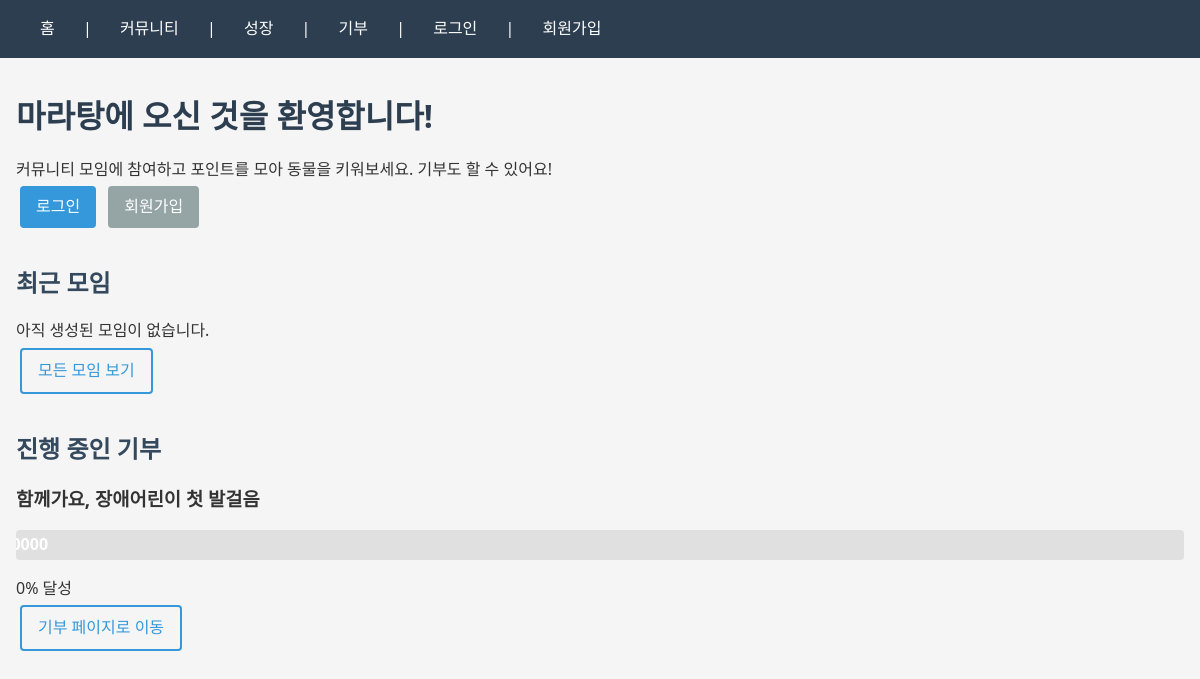
Before: / with the older database file.
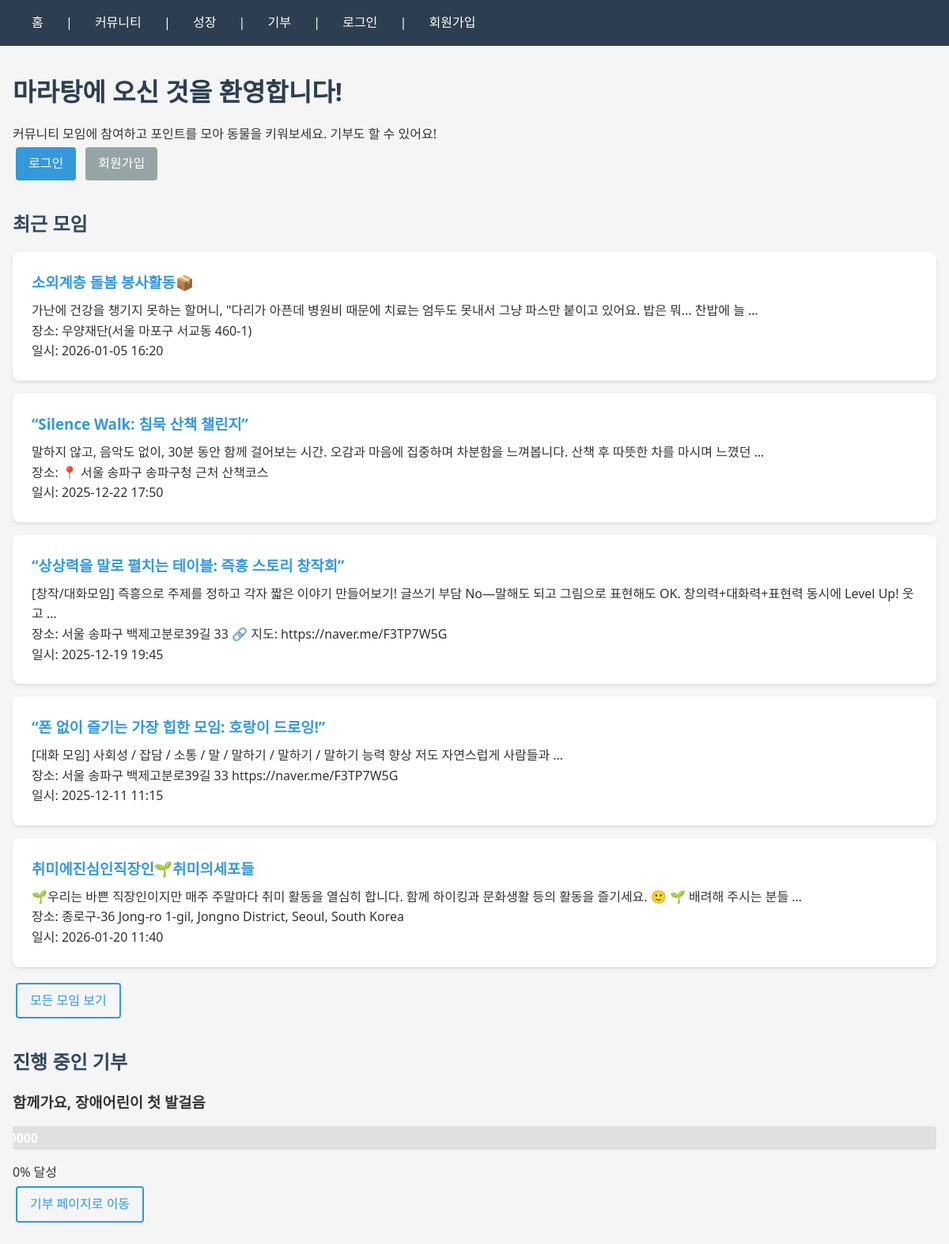
After: the same page with the newer database file.
### donation/models.py (models this page shows, shortened)
class DonationPool(models.Model):
    STATUS_CHOICES = [
        ('open', '진행 중'),
        ('completed', '완료'),
    ]
    pool_id = models.AutoField(primary_key=True)
    title = models.CharField(max_length=200, help_text="예: '유기동물 보호소 간식 기부'")
    sponsor = models.CharField(max_length=200, null=True, blank=True, help_text="후원사 이름")
    description = models.TextField(null=True, blank=True, help_text="캠페인 상세 설명")
    start_date = models.DateField(null=True, blank=True, help_text="기부 시작일")
    end_date = models.DateField(null=True, blank=True, help_text="기부 종료일")
    current_points = models.IntegerField(
        default=0,
        help_text="해당 캠페인에 누적된 전체 기부 포인트 합계"
    )
    goal_points = models.IntegerField(help_text="캠페인 목표 포인트")
    status = models.CharField(max_length=20, choices=STATUS_CHOICES, default='open')
    created_at = models.DateTimeField(auto_now_add=True)
    completed_at = models.DateTimeField(null=True, blank=True)
    class Meta:
        db_table = 'donation_pool'
        ordering = ['-created_at']
    def get_progress_percentage(self):
        if self.goal_points == 0:
            return 0
        return min(100, int((self.current_points / self.goal_points) * 100))

### community/models.py (models this page shows, shortened)
class CommunityMeeting(models.Model):
    meeting_id = models.AutoField(primary_key=True)
    host_id = models.ForeignKey(User, on_delete=models.CASCADE, related_name='hosted_meetings', db_column='host_id')
    title = models.CharField(max_length=200)
    description = models.TextField()
    location_name = models.CharField(max_length=200)
    location_coords = models.CharField(max_length=100, help_text="Latitude,Longitude 형식")
    meeting_date = models.DateTimeField()
    capacity = models.IntegerField(default=10)
    created_at = models.DateTimeField(auto_now_add=True)
    class Meta:
        db_table = 'community_meeting'
        ordering = ['-created_at']

### main/views.py (the view)
# urls.py: path('', views.main, name='main'),
def main(request):
    recent_meetings = []
    try:
        recent_meetings = CommunityMeeting.objects.all().order_by('-created_at')[:5]
    except Exception:
        pass
    active_pool = None
    try:
        active_pool = DonationPool.objects.filter(status='open').order_by('-created_at').first()
    except Exception:
        pass
    user_pet = None
    if request.user.is_authenticated:
        try:
            user_pet = UserPet.objects.get(user_id=request.user)
        except (UserPet.DoesNotExist, Exception):
            pass
    context = {
        'recent_meetings': recent_meetings,
        'active_pool': active_pool,
        'user_pet': user_pet,
    }
    return render(request, 'main.html', context)

### main/templates/main.html (shortened to what this page needs)
{% extends 'base.html' %}
{% block content %}
<div class="container">
    <h1>마라탕에 오신 것을 환영합니다!</h1>
    {% if user.is_authenticated %}
        <div class="welcome-section">
            <h2>안녕하세요, {{ user.username }}님!</h2>
            {% if user_pet %}
                <p>현재 레벨: {{ user_pet.current_level }} | XP: {{ user_pet.current_xp }}</p>
            {% endif %}
            <p>보유 포인트: {{ user.total_points }}P</p>
        </div>
    {% else %}
        <div class="welcome-section">
            <p>커뮤니티 모임에 참여하고 포인트를 모아 동물을 키워보세요. 기부도 할 수 있어요!</p>
            <a href="{% url 'login' %}" class="btn btn-primary">로그인</a>
            <a href="{% url 'signup' %}" class="btn btn-secondary">회원가입</a>
        </div>
    {% endif %}
    <div class="section">
        <h2>최근 모임</h2>
        {% if recent_meetings %}
            <div class="meeting-list">
                {% for meeting in recent_meetings %}
                    <div class="meeting-card">
                        <h3><a href="{% url 'meeting_detail' meeting.meeting_id %}">{{ meeting.title }}</a></h3>
                        <p>{{ meeting.description|truncatewords:20 }}</p>
                        <p>장소: {{ meeting.location_name }}</p>
                        <p>일시: {{ meeting.meeting_date|date:"Y-m-d H:i" }}</p>
                    </div>
                {% endfor %}
            </div>
        {% else %}
            <p>아직 생성된 모임이 없습니다.</p>
        {% endif %}
        <a href="{% url 'community' %}" class="btn btn-outline-primary">모든 모임 보기</a>
    </div>
    {% if active_pool %}
        <div class="section">
            <h2>진행 중인 기부</h2>
            <div class="donation-card">
                <h3>{{ active_pool.title }}</h3>
                <div class="progress">
                    <div class="progress-bar" style="width: {{ active_pool.get_progress_percentage }}%">
                        {{ active_pool.current_points }} / {{ active_pool.goal_points }} 포인트
                    </div>
                </div>
                <p>{{ active_pool.get_progress_percentage }}% 달성</p>
            </div>
            <a href="{% url 'donation' %}" class="btn btn-outline-primary">기부 페이지로 이동</a>
        </div>
    {% endif %}
</div>
{% endblock %}

### templates/base.html (shortened to what this page needs)
<!DOCTYPE html>
<html lang="ko">
<head>
</head>
<body>
    <nav>
        <a href="{% url 'main' %}">홈</a> |
        <a href="{% url 'community' %}">커뮤니티</a> |
        <a href="{% url 'growth' %}">성장</a> |
        <a href="{% url 'donation' %}">기부</a> |
        {% if user.is_authenticated %}
            <a href="{% url 'mypage' %}">마이페이지</a> |
            <a href="{% url 'notifications' %}">알림</a> |
            <a href="{% url 'logout' %}">로그아웃</a>
        {% else %}
            <a href="{% url 'login' %}">로그인</a> |
            <a href="{% url 'signup' %}">회원가입</a>
        {% endif %}
    </nav>
    <main>
        {% block content %}
        {% endblock %}
    </main>
</body>
</html>

### templates/base.html (style rules this page uses)
* { margin: 0; padding: 0; box-sizing: border-box; }
body { font-family: 'Segoe UI', Tahoma, Geneva, Verdana, sans-serif; line-height: 1.6; color: #333; background-color: #f5f5f5; }
nav { background-color: #2c3e50; color: white; padding: 1rem; margin-bottom: 2rem; }
nav a { color: white; text-decoration: none; margin: 0 1rem; padding: 0.5rem; }
.container { max-width: 1200px; margin: 0 auto; padding: 0 1rem; }
h1 { color: #2c3e50; margin-bottom: 1rem; }
h2 { color: #34495e; margin-top: 2rem; margin-bottom: 1rem; }
.btn { display: inline-block; padding: 0.5rem 1rem; background-color: #3498db; color: white; text-decoration: none; border: none; border-radius: 4px; cursor: pointer; margin: 0.25rem; }
.btn-primary { background-color: #3498db; }
.btn-secondary { background-color: #95a5a6; }
.btn-outline-primary { background-color: transparent; border: 2px solid #3498db; color: #3498db; }
.meeting-card, .item-card, .pool-card { background-color: white; padding: 1.5rem; margin-bottom: 1rem; border-radius: 8px; box-shadow: 0 2px 4px rgba(0,0,0,0.1); }
.meeting-card h3 { margin-bottom: 0.5rem; }
.meeting-card a { color: #3498db; text-decoration: none; }
.progress { width: 100%; height: 30px; background-color: #e0e0e0; border-radius: 4px; overflow: hidden; margin: 1rem 0; }
.progress-bar { height: 100%; background-color: #3498db; display: flex; align-items: center; justify-content: center; color: white; font-weight: bold; }
.section { margin-bottom: 2rem; }

Changed rows visible on the page:
added CommunityMeeting: title "소외계층 돌봄 봉사활동📦", description "가난에 건강을 챙기지 못하는 할머니, \"다리가 아픈데 병원비 때문에 치료는 엄두도 못내서 그냥 파스만 붙이고 있어요. 밥은 뭐... 찬밥에 늘 …", location_name "우양재단(서울 마포구 서교동 460-1)", meeting_date "2026-01-05 16:20"
added CommunityMeeting: title "“Silence Walk: 침묵 산책 챌린지”", description "말하지 않고, 음악도 없이, 30분 동안 함께 걸어보는 시간. 오감과 마음에 집중하며 차분함을 느껴봅니다. 산책 후 따뜻한 차를 마시며 느꼈던 …", location_name "📍 서울 송파구 송파구청 근처 산책코스", meeting_date "2025-12-22 17:50"
added CommunityMeeting: title "“상상력을 말로 펼치는 테이블: 즉흥 스토리 창작회”", description "[창작/대화모임] 즉흥으로 주제를 정하고 각자 짧은 이야기 만들어보기! 글쓰기 부담 No—말해도 되고 그림으로 표현해도 OK. 창의력+대화력+표현력 동시에 Level Up! 웃고 …", location_name "서울 송파구 백제고분로39길 33 🔗 지도: https://naver.me/F3TP7W5G", meeting_date "2025-12-19 19:45"
added CommunityMeeting: title "“폰 없이 즐기는 가장 힙한 모임: 호랑이 드로잉!”", description "[대화 모임] 사회성 / 잡담 / 소통 / 말 / 말하기 / 말하기 / 말하기 능력 향상 저도 자연스럽게 사람들과 …", location_name "서울 송파구 백제고분로39길 33 https://naver.me/F3TP7W5G", meeting_date "2025-12-11 11:15"
added CommunityMeeting: title "취미에진심인직장인🌱취미의세포들", description "🌱우리는 바쁜 직장인이지만 매주 주말마다 취미 활동을 열심히 합니다. 함께 하이킹과 문화생활 등의 활동을 즐기세요. 🙂 🌱 배려해 주시는 분들 …", location_name "종로구-36 Jong-ro 1-gil, Jongno District, Seoul, South Korea", meeting_date "2026-01-20 11:40"
Other visible differences:
text no longer shown: "아직 생성된 모임이 없습니다."
